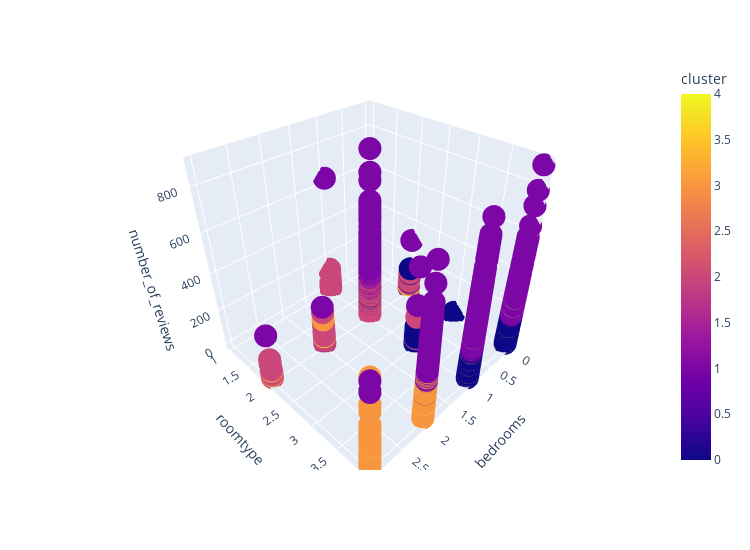

Notebook cell for this chart:
### Markdown cell above
- Visualizamos los datos con nuestro cluster, para ello vamos a realizar varias operaciones:
 → Primero, vamos a aplicar la columna cluster a nuestros datos sin normalizar
 → Después mostraremos en 3D la distribución del cluster

### Code cell
# Asignar los valores de 'clusters' a la columna 'cluster' en df_airbnb_clean
df_airbnb_clean['cluster'] = clusters

# Crear el scatterplot
fig = px.scatter_3d(df_airbnb_clean, z='number_of_reviews', y='roomtype', x='bedrooms', color='cluster')
fig.update_traces(marker=dict(symbol='circle'))

# Configurar el tamaño de la figura
fig.update_layout(width=750, height=550)

# Mostrar el plot
fig.show()

### Figure 1 — Plotly figure (JSON) as saved in the notebook; plotly's stock layout.template omitted (floating-point values rounded to 4 significant figures; data arrays with more than 128 entries replaced by an {"elided": "..."} marker saying what was removed)
{"data": [{"hovertemplate": "bedrooms=%{x}<br>roomtype=%{y}<br>number_of_reviews=%{z}<br>cluster=%{marker.color}<extra></extra>", "legendgroup": "", "marker": {"color": {"elided": "16421 int values"}, "coloraxis": "coloraxis", "symbol": "circle"}, "mode": "markers", "name": "", "scene": "scene", "showlegend": false, "type": "scatter3d", "x": {"elided": "16421 int values"}, "y": {"elided": "16421 int values"}, "z": {"elided": "16421 int values"}}], "layout": {"coloraxis": {"colorbar": {"title": {"text": "cluster"}}, "colorscale": [[0, "#0d0887"], [0.1111, "#46039f"], [0.2222, "#7201a8"], [0.3333, "#9c179e"], [0.4444, "#bd3786"], [0.5556, "#d8576b"], [0.6667, "#ed7953"], [0.7778, "#fb9f3a"], [0.8889, "#fdca26"], [1, "#f0f921"]]}, "height": 550, "legend": {"tracegroupgap": 0}, "margin": {"t": 60}, "scene": {"aspectmode": "auto", "aspectratio": {"x": 1, "y": 1, "z": 1}, "domain": {"x": [0, 1], "y": [0, 1]}, "xaxis": {"title": {"text": "bedrooms"}, "type": "linear"}, "yaxis": {"title": {"text": "roomtype"}, "type": "linear"}, "zaxis": {"title": {"text": "number_of_reviews"}, "type": "linear"}}, "width": 750}}
